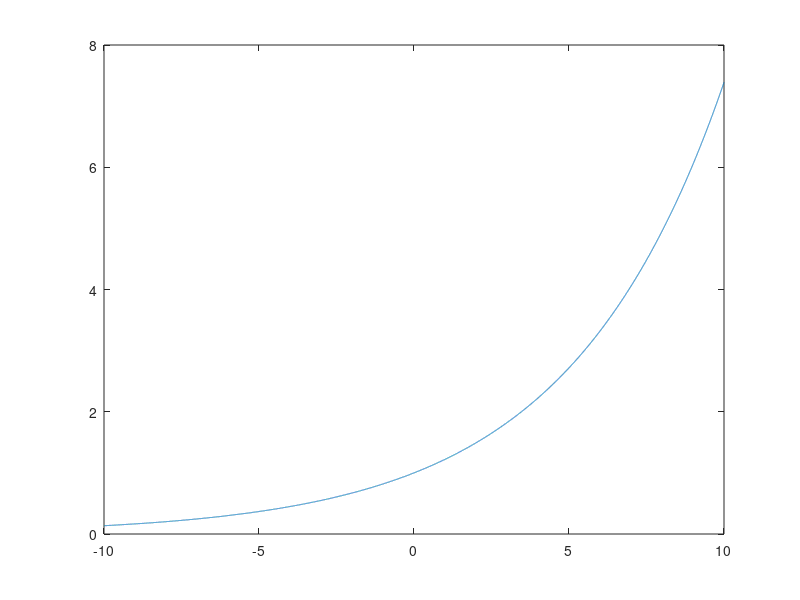

The MATLAB source for this figure:
%%lab5_8
format compact
close all;
clear;
clc;

%%a)
t1=0;
t2=10;
t=t1:0.001:t2;
t6=-10:0.001:-0.001;
x1=[exp(0.2*(t6)) exp(0.2*t)];


k=-10:0.001:10;
figure();
plot(k,x1);



